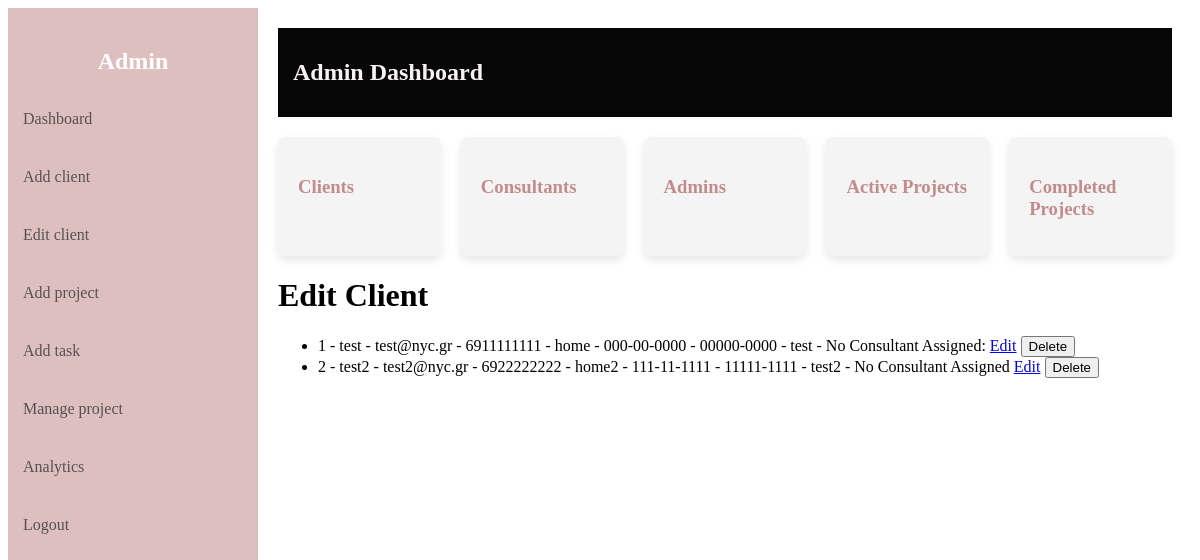
The page /clients/edit (signed in) on the database as committed earlier.
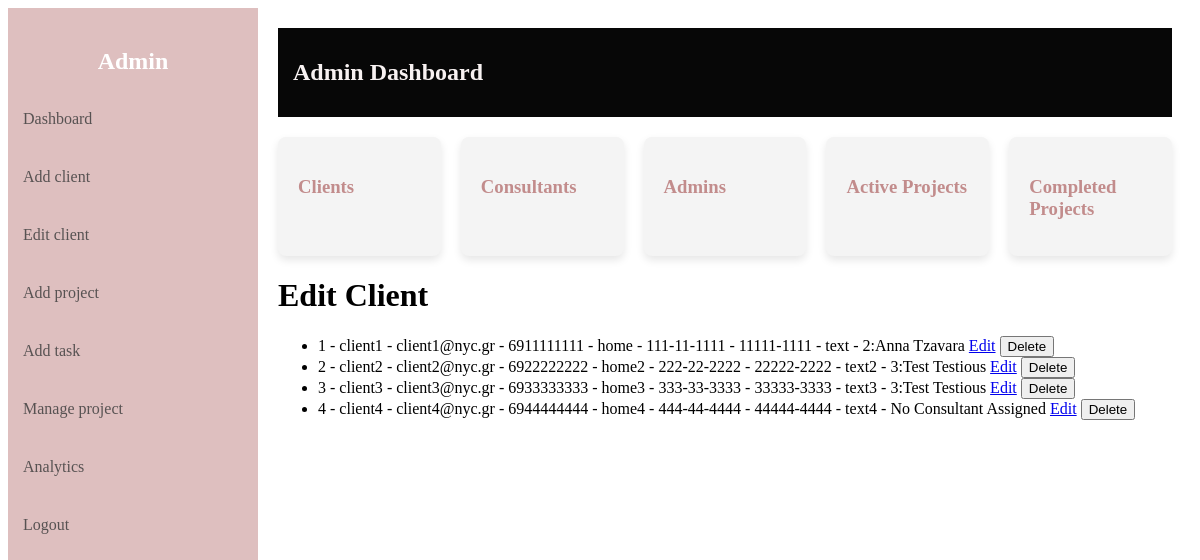
The same page on the database as committed later.
### server.py (models this page shows)
class Client(db.Model):
    id = db.Column(db.Integer, primary_key=True)
    name = db.Column(db.String(150), nullable=False)
    email = db.Column(db.String(120), unique=True, nullable=False)
    phone = db.Column(db.String(10), unique=True, nullable=False)
    address = db.Column(db.String(200), nullable=False)
    ssn = db.Column(db.String(11), unique=True, nullable=False)
    postalcode = db.Column(db.String(10), nullable=False)
    notes = db.Column(db.String(500), nullable=True)
    consultant_id = db.Column(db.Integer, db.ForeignKey('user.id'), nullable=True)
    consultant = db.relationship('User', back_populates='clients')
    projects = db.relationship('Project', back_populates='client')

class User(UserMixin, db.Model):
    id = db.Column(db.Integer, primary_key=True)
    fullname = db.Column(db.String(150), nullable=False)
    username = db.Column(db.String(80), unique=True, nullable=False)
    email = db.Column(db.String(120), unique=True, nullable=False)
    phone = db.Column(db.String(10), unique=True, nullable=False)
    password = db.Column(db.String(200), nullable=False)
    role = db.Column(db.String(20), nullable=False, default='consultant')
    clients = db.relationship('Client', back_populates='consultant')
    projects = db.relationship('Project', secondary=project_consultants, back_populates='consultants')
    tasks = db.relationship('Task', back_populates='consultant')

### server.py (the view)
@app.route("/clients/edit")
@login_required
def edit_client():
    if current_user.role != 'admin':
        return "Unauthorized", 403
    all_clients = Client.query.all()
    return render_template('edit_client.html', clients=all_clients)

### server.py (called while the page is built)
@login_manager.user_loader
def load_user(user_id):
    return User.query.get(int(user_id))

### templates/edit_client.html (shortened to what this page needs)
{% extends 'dashboard.html' %}
{% block content %}
    <h1>Edit Client</h1>
    <ul>
        {% for client in clients %}
        <li>
            {{ client.id }} -
            {{ client.name }} -
            {{ client.email }} -
            {{ client.phone }} -
            {{ client.address }} -
            {{ client.ssn }} -
            {{ client.postalcode }} -
            {{ client.notes }} -
            {{ client.consultant.id if client.consultant else 'No Consultant Assigned' }}{% if not loop.last %}:{% endif %}{{client.consultant.fullname}}
            <a href="/clients/edit/form/{{ client.id }}">Edit</a>
            <form action="/clients/delete/{{ client.id }}" method="post" style="display:inline;">
                <button type="submit" onclick="return confirm('Are you sure you want to delete this client?')">Delete</button>
            </form>
        </li>
        {% else %}
        <li>No Clients available.</li>
        {% endfor %}
    </ul>
{% endblock %}

Rows that differ between the two databases and show on the page:
changed Client "home": name "test" → "client1"; email "test@nyc.gr" → "client1@nyc.gr"; ssn "000-00-0000" → "111-11-1111"; postalcode "00000-0000" → "11111-1111"; notes "test" → "text"; consultant "No Consultant Assigned" → "2"; consultant.fullname (not shown) → "Anna Tzavara"
changed Client "home2": name "test2" → "client2"; email "test2@nyc.gr" → "client2@nyc.gr"; ssn "111-11-1111" → "222-22-2222"; postalcode "11111-1111" → "22222-2222"; notes "test2" → "text2"; consultant "No Consultant Assigned" → "3"; consultant.fullname (not shown) → "Test Testious"
added Client: id "3", name "client3", email "client3@nyc.gr", phone "6933333333", address "home3", ssn "333-33-3333", postalcode "33333-3333", notes "text3", consultant "3", consultant.fullname "Test Testious"
added Client: id "4", name "client4", email "client4@nyc.gr", phone "6944444444", address "home4", ssn "444-44-4444", postalcode "44444-4444", notes "text4", consultant "No Consultant Assigned"
